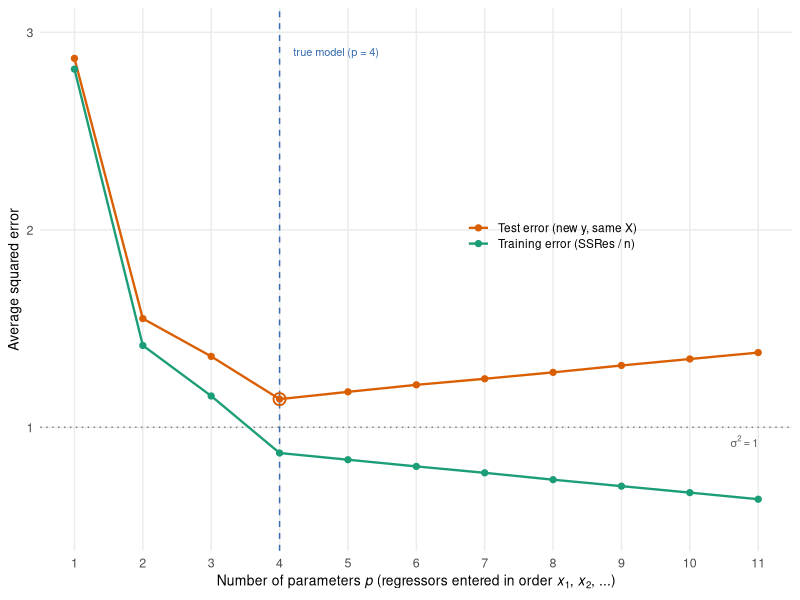
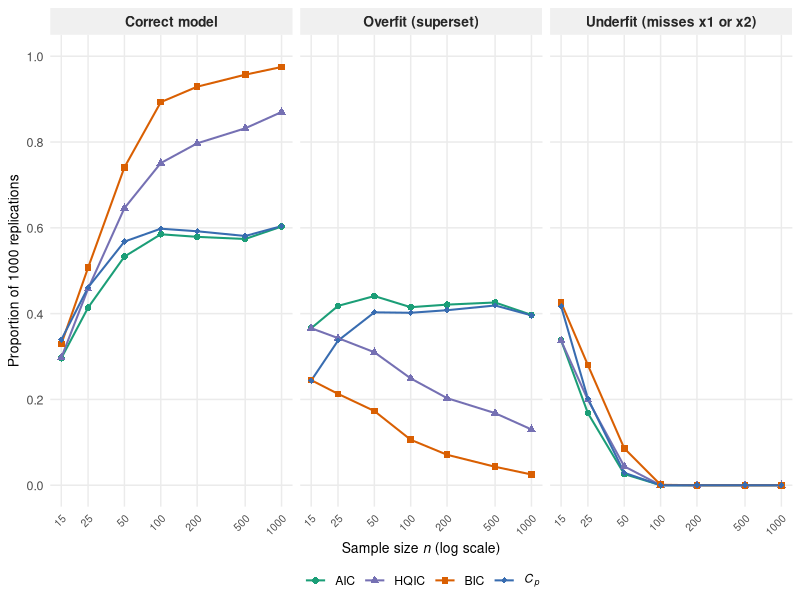
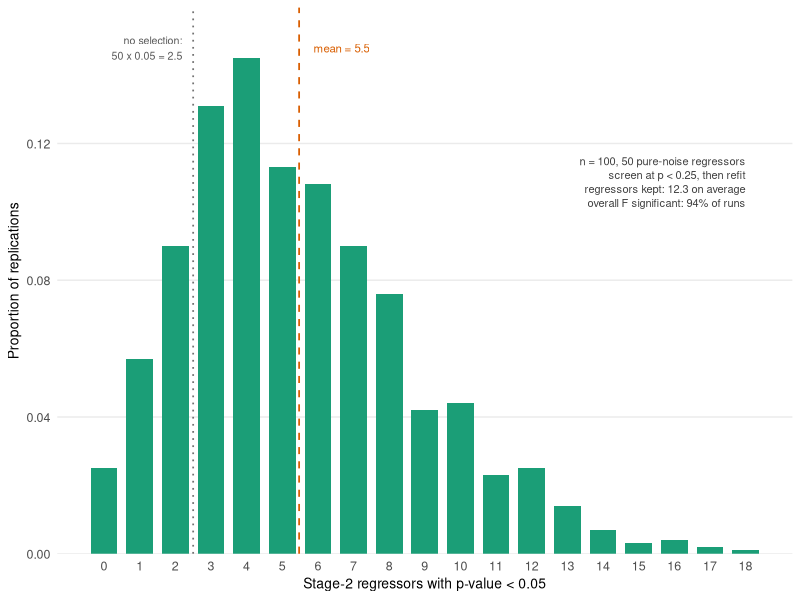

These figures' R source, in order:
# Simulations for Model Selection (Lecture 12)
# Primary Reference: Montgomery, Peck, and Vining (5th/6th ed.), Chapter 10
# Secondary: Freedman, D. A. (1983), A note on screening regression equations,
#            The American Statistician 37(2), 152-155.
#
# Generates:
#   1. train-test-error.pdf  - (a) training vs test error along a nested sequence of models
#   2. consistency-sim.pdf   - (b) P(correct / overfit / underfit) vs n for AIC, HQIC, BIC, Cp
#   3. freedman-paradox.pdf  - (c) "significant" regressors after screening pure noise
#
# All three use set.seed(2026). Run time: well under a minute.

library(ggplot2)


pt_col      <- "#1b9e77"    # Teal
pt_flag_col <- "#d95f02"    # Orange-red
pt_lev_col  <- "#7570b3"    # Purple
ref_col     <- "#386cb0"    # Blue

theme_lecture <- function() {
  theme_minimal(base_size = 11) +
    theme(
      panel.background = element_rect(fill = "transparent", colour = NA),
      plot.background  = element_rect(fill = "transparent", colour = NA),
      legend.background = element_rect(fill = "transparent", colour = NA),
      legend.box.background = element_rect(fill = "transparent", colour = NA),
      panel.grid.minor = element_blank(),
      strip.text = element_text(size = 10, face = "bold", colour = "grey15"),
      strip.background = element_rect(fill = "#f0f0f0", colour = NA),
      axis.title = element_text(size = 10),
      axis.text = element_text(size = 9)
    )
}

# Output directory (run from repo root, lecture folder, or figures/)
fig_dir <- if (file.exists("cement.csv")) {
  "."
} else if (dir.exists("12_model-selection/figures")) {
  "12_model-selection/figures"
} else if (dir.exists("figures")) {
  "figures"
} else {
  "."
}
out_file <- function(filename) file.path(fig_dir, filename)

# Residual sum of squares of y on [1, X] (fast, no formula overhead)
ss_res <- function(X, y) sum(.lm.fit(cbind(1, X), y)$residuals^2)



# (a) Training vs test error along a nested sequence of models

# Fixed design: n = 30, K = 10 candidate regressors ~ N(0, 1).
# True model: y = 1 + 1.0 x1 + 0.8 x2 + 0.5 x3 + e, e ~ N(0, 1)  -> true size p = 4.
# Models: intercept only, {x1}, {x1, x2}, ..., {x1, ..., x10}  (p = 1, ..., 11).
# Training error = SSRes / n;  test error = mean squared error on fresh y at the same X.
set.seed(2026)
n_a <- 30; K_a <- 10; sigma_a <- 1; reps_a <- 2000
X_a <- matrix(rnorm(n_a * K_a), n_a, K_a)
beta_a <- c(1, 0.8, 0.5, rep(0, K_a - 3))
mu_a <- 1 + drop(X_a %*% beta_a)

err <- array(NA_real_, c(reps_a, K_a + 1, 2))
for (r in seq_len(reps_a)) {
  y     <- mu_a + rnorm(n_a, sd = sigma_a)
  y_new <- mu_a + rnorm(n_a, sd = sigma_a)
  for (j in 0:K_a) {
    Xj  <- cbind(1, X_a[, seq_len(j), drop = FALSE])
    fit <- .lm.fit(Xj, y)
    yhat <- y - fit$residuals
    err[r, j + 1, 1] <- mean(fit$residuals^2)
    err[r, j + 1, 2] <- mean((y_new - yhat)^2)
  }
}
tt <- data.frame(
  p = rep(1:(K_a + 1), 2),
  err = c(colMeans(err[, , 1]), colMeans(err[, , 2])),
  type = rep(c("Training error (SSRes / n)", "Test error (new y, same X)"), each = K_a + 1)
)
tt$type <- factor(tt$type, levels = c("Test error (new y, same X)", "Training error (SSRes / n)"))
print(reshape(tt, idvar = "p", timevar = "type", direction = "wide"), digits = 3, row.names = FALSE)
# Training error falls steadily (2.81 -> 0.64); test error bottoms out at p = 4 (the true size)
# at 1.14, close to sigma^2 (1 + p/n) = 1.13, and rises again (1.38 at p = 11) as useless
# regressors add variance.
# Underfitting at p = 1..3 costs far more than overfitting at p = 5..11.

tt_min <- tt[tt$type == "Test error (new y, same X)", ]
tt_min <- tt_min[which.min(tt_min$err), ]

p_tt <- ggplot(tt, aes(x = p, y = err, colour = type)) +
  geom_hline(yintercept = sigma_a^2, colour = "grey50", linetype = "dotted", linewidth = 0.5) +
  annotate("text", x = 11, y = sigma_a^2 - 0.07, label = "sigma^2 == 1", parse = TRUE,
           hjust = 1, size = 2.8, colour = "grey35") +
  geom_vline(xintercept = 4, colour = ref_col, linetype = "dashed", linewidth = 0.5) +
  annotate("text", x = 4.2, y = 2.9, label = "true model (p = 4)", hjust = 0, size = 2.8,
           colour = ref_col) +
  geom_line(linewidth = 0.8) +
  geom_point(size = 1.8) +
  geom_point(data = tt_min, size = 3.4, shape = 21, fill = NA, stroke = 1, colour = pt_flag_col) +
  scale_colour_manual(values = c("Training error (SSRes / n)" = pt_col,
                                 "Test error (new y, same X)" = pt_flag_col), name = NULL) +
  scale_x_continuous(name = expression("Number of parameters" ~ italic(p) ~
                                         "(regressors entered in order" ~ italic(x)[1] * "," ~
                                         italic(x)[2] * ", ...)"),
                     breaks = 1:11) +
  scale_y_continuous(name = "Average squared error", limits = c(0.5, 3.0)) +
  theme_lecture() +
  theme(legend.position = c(0.68, 0.58), legend.text = element_text(size = 8.5),
        legend.key.height = unit(0.4, "cm"))

ggsave(out_file("train-test-error.pdf"), p_tt, bg = "transparent",
       device = cairo_pdf, width = 4.8, height = 3.4)



# (b) Consistency vs efficiency: how often does each criterion find the true model?

# K = 5 independent N(0, 1) candidates; true model {x1, x2} with beta = (1, 0.5), sigma = 1.
# All 2^5 = 32 subsets are scored by AIC, HQIC, BIC (MPV form) and Cp (sigma^2 from full model).
set.seed(2026)
K_b <- 5; reps_b <- 1000
n_vals <- c(15, 25, 50, 100, 200, 500, 1000)
beta_b <- c(1, 0.5, 0, 0, 0)
true_set <- c(TRUE, TRUE, FALSE, FALSE, FALSE)

inc <- as.matrix(expand.grid(rep(list(c(FALSE, TRUE)), K_b)))   # 32 x 5 inclusion matrix
p_sub <- rowSums(inc) + 1
is_correct <- apply(inc, 1, function(s) all(s == true_set))
is_overfit <- apply(inc, 1, function(s) all(s[true_set]) && any(s[!true_set]))
is_underfit <- !is_correct & !is_overfit                        # misses at least one true regressor

crits <- c("AIC", "HQIC", "BIC", "Cp")
outcome <- array(0, c(length(n_vals), length(crits), 3),
                 dimnames = list(n_vals, crits, c("correct", "overfit", "underfit")))

for (i in seq_along(n_vals)) {
  n <- n_vals[i]
  for (r in seq_len(reps_b)) {
    X <- matrix(rnorm(n * K_b), n, K_b)
    y <- drop(X %*% beta_b) + rnorm(n)
    SS <- apply(inc, 1, function(s) ss_res(X[, s, drop = FALSE], y))
    s2_full <- SS[nrow(inc)] / (n - K_b - 1)
    score <- cbind(
      AIC  = n * log(SS / n) + 2 * p_sub,
      HQIC = n * log(SS / n) + 2 * p_sub * log(log(n)),
      BIC  = n * log(SS / n) + p_sub * log(n),
      Cp   = SS / s2_full - n + 2 * p_sub
    )
    pick <- apply(score, 2, which.min)
    outcome[i, , "correct"]  <- outcome[i, , "correct"]  + is_correct[pick]
    outcome[i, , "overfit"]  <- outcome[i, , "overfit"]  + is_overfit[pick]
    outcome[i, , "underfit"] <- outcome[i, , "underfit"] + is_underfit[pick]
  }
}
outcome <- outcome / reps_b
print(round(outcome[, , "correct"], 3))
#        n=15  n=50  n=100  n=1000
# AIC    0.30  0.53  0.59   0.60
# HQIC   0.30  0.65  0.75   0.87
# BIC    0.33  0.74  0.89   0.98
# Cp     0.34  0.57  0.60   0.60
# BIC climbs towards 1 (consistent); AIC and Cp level off at about 0.6 = (1 - 0.157)^3: each of
# the three noise regressors still enters with probability about P(chi^2_1 > 2) = 0.157.
# HQIC sits in between and converges slowly. At n = 15 BIC underfits most often (0.43).

cons <- as.data.frame.table(outcome, responseName = "prob")
names(cons) <- c("n", "crit", "outcome", "prob")
cons$n <- as.numeric(as.character(cons$n))
cons$crit <- factor(cons$crit, levels = crits)
cons$outcome <- factor(cons$outcome, levels = c("correct", "overfit", "underfit"),
                       labels = c("Correct model", "Overfit (superset)", "Underfit (misses x1 or x2)"))

crit_cols <- c(AIC = pt_col, HQIC = pt_lev_col, BIC = pt_flag_col, Cp = ref_col)

p_cons <- ggplot(cons, aes(x = n, y = prob, colour = crit, shape = crit)) +
  geom_line(linewidth = 0.7) +
  geom_point(size = 1.9) +
  facet_wrap(~ outcome, nrow = 1) +
  scale_colour_manual(values = crit_cols, name = NULL,
                      labels = c("AIC", "HQIC", "BIC", expression(italic(C)[italic(p)]))) +
  scale_shape_manual(values = c(AIC = 16, HQIC = 17, BIC = 15, Cp = 18), name = NULL,
                     labels = c("AIC", "HQIC", "BIC", expression(italic(C)[italic(p)]))) +
  scale_x_log10(name = expression("Sample size" ~ italic(n) ~ "(log scale)"),
                breaks = n_vals, labels = n_vals) +
  scale_y_continuous(name = "Proportion of 1000 replications", limits = c(0, 1),
                     breaks = seq(0, 1, by = 0.2)) +
  theme_lecture() +
  theme(legend.position = "bottom", legend.margin = margin(t = -5),
        axis.text.x = element_text(size = 7.5, angle = 45, hjust = 1))

ggsave(out_file("consistency-sim.pdf"), p_cons, bg = "transparent",
       device = cairo_pdf, width = 7.2, height = 3.2)



# (c) Freedman's paradox: screening pure noise produces "significant" regressors

# n = 100, 50 regressors and y all independent N(0, 1): every true coefficient is 0.
# Stage 1: fit all 50, keep regressors with p < 0.25.  Stage 2: refit on the kept ones and
# read the usual t-tests and overall F-test as if no selection had happened.
set.seed(2026)
n_c <- 100; K_c <- 50; reps_c <- 1000; alpha_screen <- 0.25

freedman_once <- function() {
  X <- matrix(rnorm(n_c * K_c), n_c, K_c, dimnames = list(NULL, paste0("z", 1:K_c)))
  y <- rnorm(n_c)
  d <- data.frame(y = y, X)
  s1 <- summary(lm(y ~ ., data = d))$coefficients[-1, ]
  keep <- rownames(s1)[s1[, 4] < alpha_screen]
  if (!length(keep)) return(list(kept = 0, sig = 0, F_p = 1, R2 = 0, fit = NULL))
  fit2 <- lm(reformulate(keep, "y"), data = d)
  s2 <- summary(fit2)
  f  <- s2$fstatistic
  list(kept = length(keep),
       sig  = sum(s2$coefficients[-1, 4] < 0.05),
       F_p  = unname(pf(f[1], f[2], f[3], lower.tail = FALSE)),
       R2   = s2$r.squared,
       fit  = fit2)
}

first <- freedman_once()           # one replication to show on a slide
cat("\nOne replication: kept", first$kept, "of 50; significant at 5%:", first$sig,
    "; R^2 =", round(first$R2, 3), "; overall F p-value =", signif(first$F_p, 3), "\n")
print(summary(first$fit))

sims <- replicate(reps_c - 1, freedman_once()[c("kept", "sig", "F_p", "R2")], simplify = FALSE)
sims <- rbind(data.frame(kept = first$kept, sig = first$sig, F_p = first$F_p, R2 = first$R2),
              do.call(rbind, lapply(sims, as.data.frame)))
fr_summary <- c(mean_kept = mean(sims$kept), mean_sig = mean(sims$sig),
                P_F_sig = mean(sims$F_p < 0.05), mean_R2 = mean(sims$R2))
print(round(fr_summary, 3))
# Without selection we would expect 50 x 0.05 = 2.5 false positives among 50 tests.
# After screening, the stage-2 model keeps 12.3 regressors on average, 5.5 of them look
# "significant", the overall F-test rejects in 94% of replications, and mean R^2 = 0.31.

fr_counts <- as.data.frame(table(factor(sims$sig, levels = 0:max(sims$sig))))
names(fr_counts) <- c("sig", "count")
fr_counts$sig <- as.integer(as.character(fr_counts$sig))

p_fr <- ggplot(fr_counts, aes(x = sig, y = count / reps_c)) +
  geom_col(fill = pt_col, width = 0.75) +
  geom_vline(xintercept = mean(sims$sig), colour = pt_flag_col, linetype = "dashed",
             linewidth = 0.6) +
  geom_vline(xintercept = K_c * 0.05, colour = "grey45", linetype = "dotted", linewidth = 0.6) +
  annotate("text", x = K_c * 0.05 - 0.3, y = max(fr_counts$count / reps_c) * 1.02,
           hjust = 1, size = 2.7, colour = "grey35",
           label = "no selection:
50 x 0.05 = 2.5") +
  annotate("text", x = mean(sims$sig) + 0.4, y = max(fr_counts$count / reps_c) * 1.02,
           hjust = 0, size = 2.9, colour = pt_flag_col,
           label = sprintf("mean = %.1f", mean(sims$sig))) +
  annotate("text", x = max(fr_counts$sig), y = max(fr_counts$count / reps_c) * 0.80,
           hjust = 1, vjust = 1, size = 2.8, colour = "grey25", lineheight = 1.05,
           label = sprintf(paste0("n = 100, 50 pure-noise regressors\n",
                                  "screen at p < 0.25, then refit\n",
                                  "regressors kept: %.1f on average\n",
                                  "overall F significant: %.0f%% of runs"),
                           fr_summary["mean_kept"], 100 * fr_summary["P_F_sig"])) +
  scale_x_continuous(name = "Stage-2 regressors with p-value < 0.05",
                     breaks = 0:max(fr_counts$sig)) +
  scale_y_continuous(name = "Proportion of replications",
                     expand = expansion(mult = c(0, 0.08))) +
  theme_lecture() +
  theme(panel.grid.major.x = element_blank())

ggsave(out_file("freedman-paradox.pdf"), p_fr, bg = "transparent",
       device = cairo_pdf, width = 4.8, height = 3.4)

cat("\nFigures written to", normalizePath(fig_dir), "\n")
